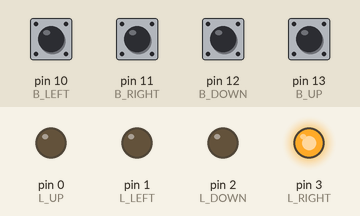
A sketch run on a simulated Arduino Uno, built with avr-gcc and run on an emulated ATmega328P. Parts: output pins drawn as LEDs (lit = HIGH). Inputs (shaded band) come from the test bench; at power-on: pin 10 (B_LEFT), pin 11 (B_RIGHT), pin 12 (B_DOWN), pin 13 (B_UP) LOW. Random numbers use the default seed unless the sketch sets one.

Above: at 1.2 s.
1.3 s: pin 11 (B_RIGHT) pulled HIGH for 0.15 s
At 3.8 s:
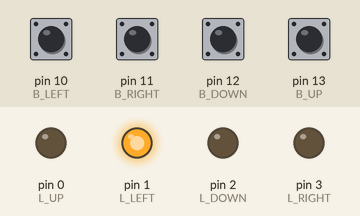
4.3 s: pin 10 (B_LEFT) pulled HIGH for 0.15 s
At 4.4 s:
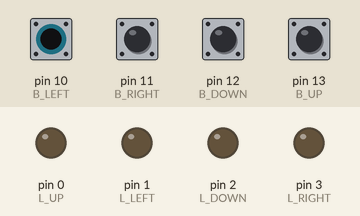
7.3 s: pin 10 (B_LEFT) pulled HIGH for 1 s
At 9.7 s:
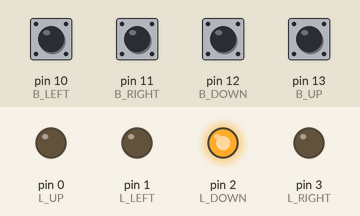
Timing chart, 0 to 11.2 s (numbered marks = the images above; inputs shaded):
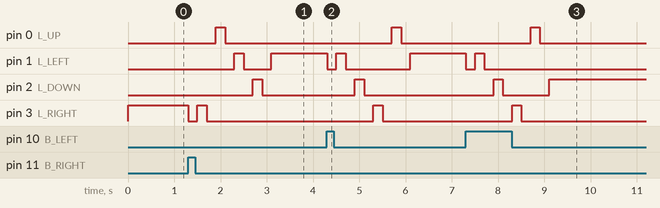

Measured:
- after the input at 1.3 s, pin 0 (L_UP): LOW → HIGH after 0.60 s, → LOW 0.20 s later; pin 1 (L_LEFT): LOW → HIGH after 1.0 s, → LOW 0.20 s later, → HIGH 0.60 s later; pin 2 (L_DOWN): LOW → HIGH after 1.4 s, → LOW 0.20 s later; pin 3 (L_RIGHT): HIGH → LOW at once, → HIGH 0.20 s later, → LOW 0.20 s later
- after the input at 4.3 s, pin 0 (L_UP): LOW → HIGH after 1.4 s, → LOW 0.20 s later; pin 1 (L_LEFT): HIGH → LOW at once, → HIGH 0.20 s later, → LOW 0.20 s later, → HIGH 1.4 s later; pin 2 (L_DOWN): LOW → HIGH after 0.60 s, → LOW 0.20 s later; pin 3 (L_RIGHT): LOW → HIGH after 1.0 s, → LOW 0.20 s later
- after the input at 7.3 s, pin 0 (L_UP): LOW → HIGH after 1.4 s, → LOW 0.20 s later; pin 3 (L_RIGHT): LOW → HIGH after 1.0 s, → LOW 0.20 s later

The sketch:

N_020.ino
```cpp
  /* Projeto Nº 20

  *
  * Author: Thiago Santos Tassinari
  * Data: 02/11/2020
  * Descrição do Projeto:

  <!----------------------------Josytick Game----------------------------->

  É um simples jogo de controle que ao apertar o botão mostrará uma sequência de Leds
  piscando, o ultimo LED a piscar será o botão que terá que apertar para dar sequência
  ao jogo.

<!-----------------------Componentes necessários------------------------------------->

  - 1 Arduino UNO;
  - 1 Protoboard;
  - 4 Leds;
  - 4 Resistores 10KOhms;
  - 4 Resistor 220Ohm;
  - 4 Buttons;
  - Jumpers

<------------------------------------------------------------------------------------->
*/

#define B_UP 13
#define B_DOWN 12
#define B_RIGHT 11
#define B_LEFT 10

#define L_UP 0
#define L_DOWN 2
#define L_RIGHT 3
#define L_LEFT 1

void setup()
{

  pinMode(B_UP, INPUT);
  pinMode(B_DOWN, INPUT);
  pinMode(B_LEFT, INPUT);
  pinMode(B_RIGHT, INPUT);

  pinMode(L_UP, OUTPUT);
  pinMode(L_DOWN, OUTPUT);
  pinMode(L_LEFT, OUTPUT);
  pinMode(L_RIGHT, OUTPUT);

}

int buttonState[4] = { 0 };
int randomValue = 0;

void loop()
{

  digitalWrite(randomValue, LOW);
  randomValue = rand() % 4;
  digitalWrite(randomValue, HIGH);

  for (int i = 0; i < 250; i++){

    buttonState[L_UP] = digitalRead(B_UP);
    buttonState[L_DOWN] = digitalRead(B_DOWN);
    buttonState[L_LEFT] = digitalRead(B_LEFT);
    buttonState[L_RIGHT] = digitalRead(B_RIGHT);

    if (buttonState[randomValue] == HIGH){
        digitalWrite(randomValue, LOW);
        delay(200);
        digitalWrite(randomValue, HIGH);
        delay(200);
        digitalWrite(randomValue, LOW);
        delay(200);
        digitalWrite((randomValue+1)%4, HIGH);
        delay(200);
        digitalWrite((randomValue+1)%4, LOW);
        delay(200);
        digitalWrite((randomValue+2)%4, HIGH);
        delay(200);
        digitalWrite((randomValue+2)%4, LOW);
        delay(200);
        digitalWrite((randomValue+3)%4, HIGH);
        delay(200);
        digitalWrite((randomValue+3)%4, LOW);
        delay(200);
      break;
    }else{
    	delay(20);
    }
   }
}
```
